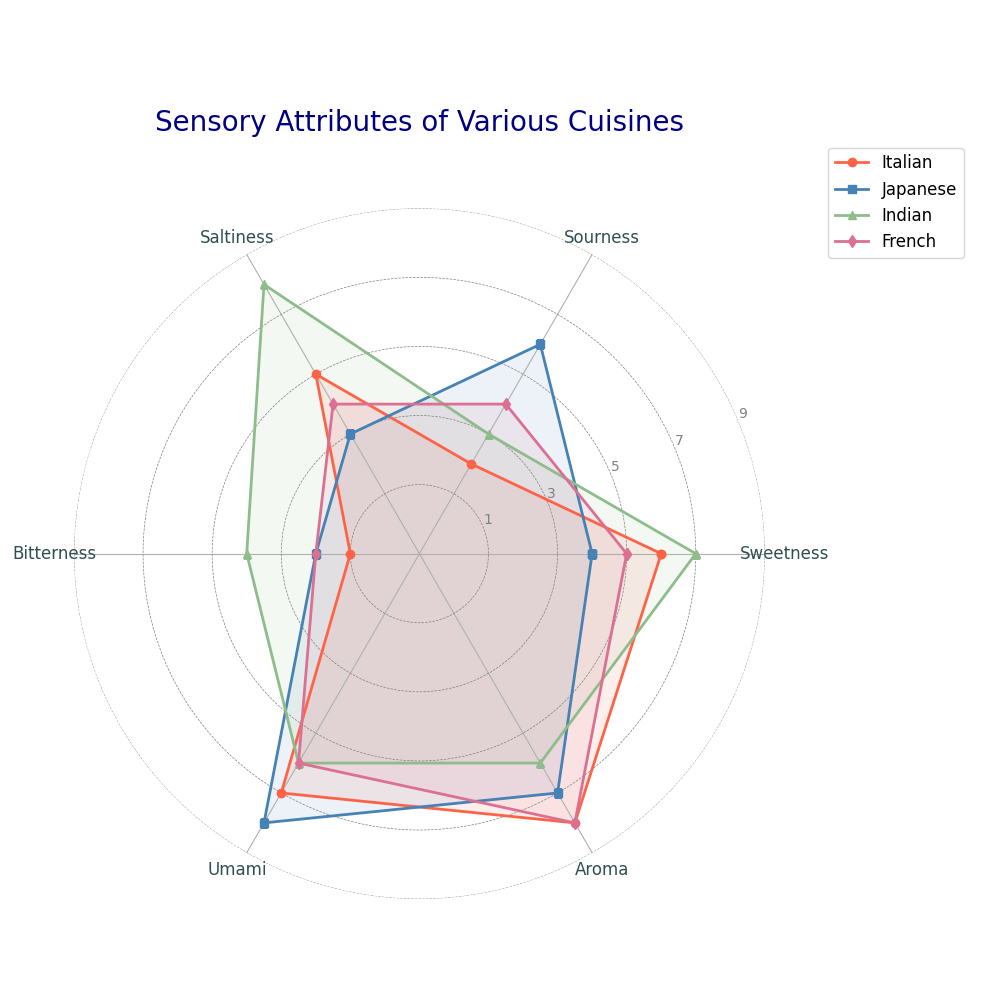

Source code (Python):
import matplotlib.pyplot as plt
import numpy as np

# Backstory: We will create a radar chart to compare the affinity levels and compatibility of different cuisines based on various sensory attributes.

# Define the sensory attributes
attributes = ['Sweetness', 'Sourness', 'Saltiness', 'Bitterness', 'Umami', 'Aroma']

# Number of variables
num_vars = len(attributes)

# Define the data for different cuisines
cuisine_italian = [7, 3, 6, 2, 8, 9]
cuisine_japanese = [5, 7, 4, 3, 9, 8]
cuisine_indian = [8, 4, 9, 5, 7, 7]
cuisine_french = [6, 5, 5, 3, 7, 9]

# Complete the data loop by adding the first value again to each list
cuisine_italian += cuisine_italian[:1]
cuisine_japanese += cuisine_japanese[:1]
cuisine_indian += cuisine_indian[:1]
cuisine_french += cuisine_french[:1]

# Calculate the angle for each attribute
angles = np.linspace(0, 2 * np.pi, num_vars, endpoint=False).tolist()
angles += angles[:1]

# Create the radar chart
fig, ax = plt.subplots(figsize=(10, 10), subplot_kw=dict(polar=True))

# Enhance the grid and axes visibility
ax.spines['polar'].set_visible(False)
ax.yaxis.grid(True, color='gray', linestyle='--', linewidth=0.5)

# Draw one axis per variable and add labels
plt.xticks(angles[:-1], attributes, color='darkslategray', size=12)

# Draw y-axis labels and set limits
ax.set_yticklabels(["1", "3", "5", "7", "9"], color='grey', size=10)
ax.set_ylim(0, 10)

# Define color schemes and markers for cuisines
colors = ['#FF6347', '#4682B4', '#8FBC8B', '#DB7093']
markers = ['o', 's', '^', 'd']

# Define the cuisines and their data for looping
cuisines = [cuisine_italian, cuisine_japanese, cuisine_indian, cuisine_french]
cuisine_names = ['Italian', 'Japanese', 'Indian', 'French']

# Plot each cuisine data on the radar chart
for data, name, color, marker in zip(cuisines, cuisine_names, colors, markers):
    ax.plot(angles, data, linewidth=2, linestyle='-', label=name, color=color, marker=marker)
    ax.fill(angles, data, color=color, alpha=0.1)

# Title and legend
plt.title('Sensory Attributes of Various Cuisines', size=20, color='navy', y=1.1)
plt.legend(loc='upper right', bbox_to_anchor=(1.3, 1.1), fontsize=12)

# Adjust layout to ensure everything fits without overlap
plt.tight_layout()

# Display the radar chart
plt.show()
